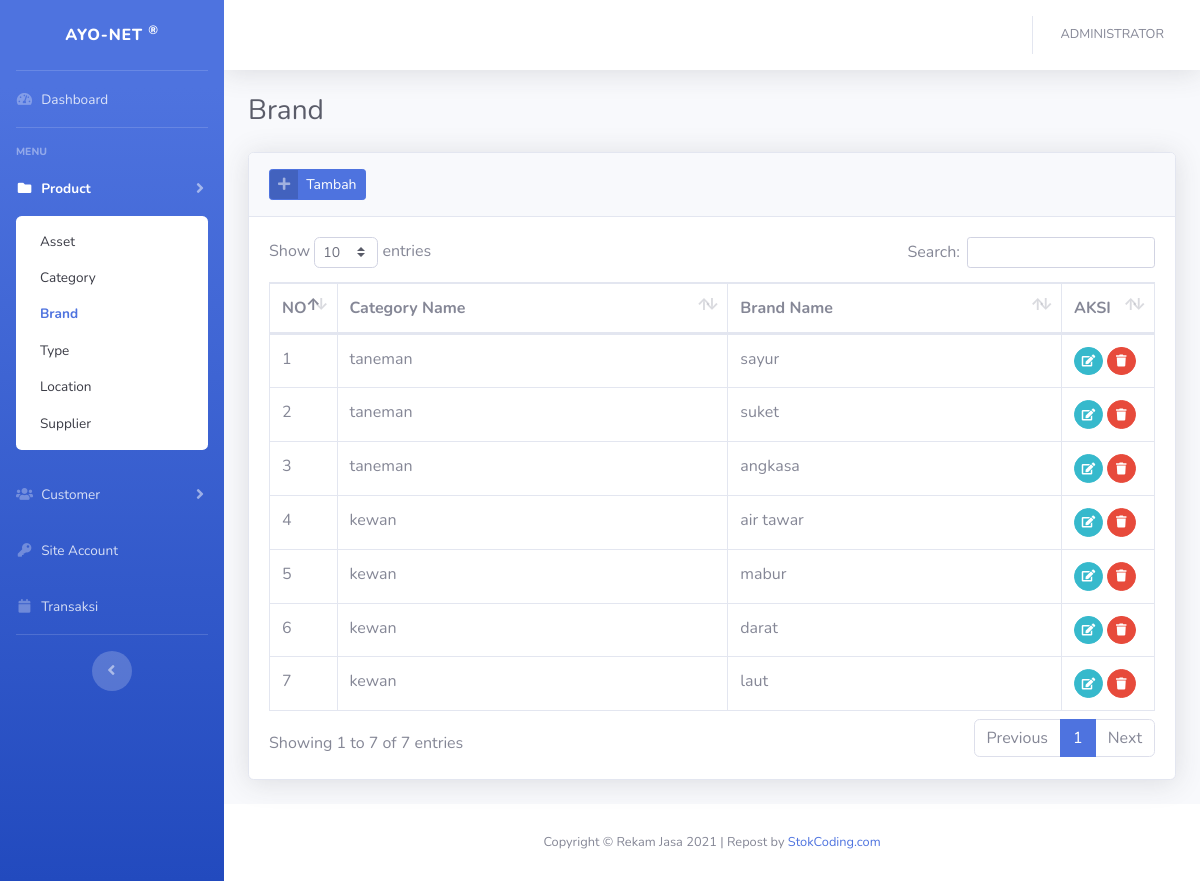
The page /?brand (signed in) on the database its author committed.
### tables this page shows
CREATE TABLE `brand` (
  `idbrand` int(11) NOT NULL,
  `namabrand` varchar(50) NOT NULL,
  `brand_no` varchar(50) NOT NULL,
  `idcat` int(11) NOT NULL
);

CREATE TABLE `category` (
  `idcat` int(11) NOT NULL,
  `namacat` varchar(50) NOT NULL,
  `cat_no` varchar(50) NOT NULL
);

### config/function.php (called while the page is built, shortened)
<?php
function encrypt($str) {
return base64_encode($str);
}
function base_url(){
    $base_url= ((isset($_SERVER['HTTPS']) && $_SERVER['HTTPS'] == "on") ? "https" : "http");
    $base_url.= "://".$_SERVER['HTTP_HOST'];
    $base_url.= str_replace(basename($_SERVER['SCRIPT_NAME']),"",$_SERVER['SCRIPT_NAME']);
    return $base_url;
}
?>

### views/produk/brand.php (the view, shortened to what this page needs)
<div class="container-fluid">
    <div class="d-sm-flex align-items-center justify-content-between mb-4">
        <h1 class="h3 mb-0 text-gray-800">Brand</h1>
    </div>
    <div class="card shadow mb-4">
        <div class="card-header py-3">
            <a href="#" class="btn btn-primary btn-icon-split btn-sm" data-toggle="modal" data-target="#transaksiModal"
                onclick="submit('add')">
                <span class="icon text-white-50">
                    <i class="fas fa-plus"></i>
                </span>
                <span class="text">Tambah</span>
            </a>
        </div>
        <div class="card-body">
            <div class="table-responsive">
                <table class="table table-bordered table-hover" id="dataTable" width="100%" cellspacing="0">
                    <thead>
                        <tr>
                            <th width="20">NO</th>
                            <th>Category Name</th>
                            <th>Brand Name</th>
                            <th width="50">AKSI</th>
                        </tr>
                    </thead>
                    <tbody>
                        <?php
                        $n=1;
                        $query = mysqli_query($con,"SELECT * FROM brand x JOIN category x1 ON x.idcat=x1.idcat ORDER BY x1.cat_no DESC") or die(mysqli_error($con));
                        while($row = mysqli_fetch_array($query)):
                        ?>
                        <tr>
                            <td><?= $n++; ?></td>
                            <td><?= $row['namacat']; ?></td>
                            <td><?= $row['namabrand']; ?></td>
                            <td>
                                <a href="#transaksiModal" data-toggle="modal"
                                    onclick="submit(<?=$row['idbrand'];?>)" class="btn btn-sm btn-circle btn-info"
                                    data-toggle="tooltip" data-placement="top" title="Ubah Data"><i
                                        class="fas fa-edit"></i></a>
                                <a href="<?=base_url();?>process/brand.php?act=<?=encrypt('delete');?>&id=<?=encrypt($row['idbrand']);?>"
                                    class="btn btn-sm btn-circle btn-danger btn-hapus" data-toggle="tooltip"
                                    data-placement="top" title="Hapus Data"><i class="fas fa-trash"></i></a>
                            </td>
                        </tr>
                        <?php endwhile; ?>
                    </tbody>
                </table>
            </div>
        </div>
    </div>
</div>

### rows shown on the page
brand: idcat.namacat "taneman", namabrand "sayur"
brand: idcat.namacat "taneman", namabrand "suket"
brand: idcat.namacat "taneman", namabrand "angkasa"
brand: idcat.namacat "kewan", namabrand "air tawar"
brand: idcat.namacat "kewan", namabrand "mabur"
brand: idcat.namacat "kewan", namabrand "darat"
brand: idcat.namacat "kewan", namabrand "laut"

### other values the page prints
$_SESSION['fullname'] "ADMINISTRATOR"
